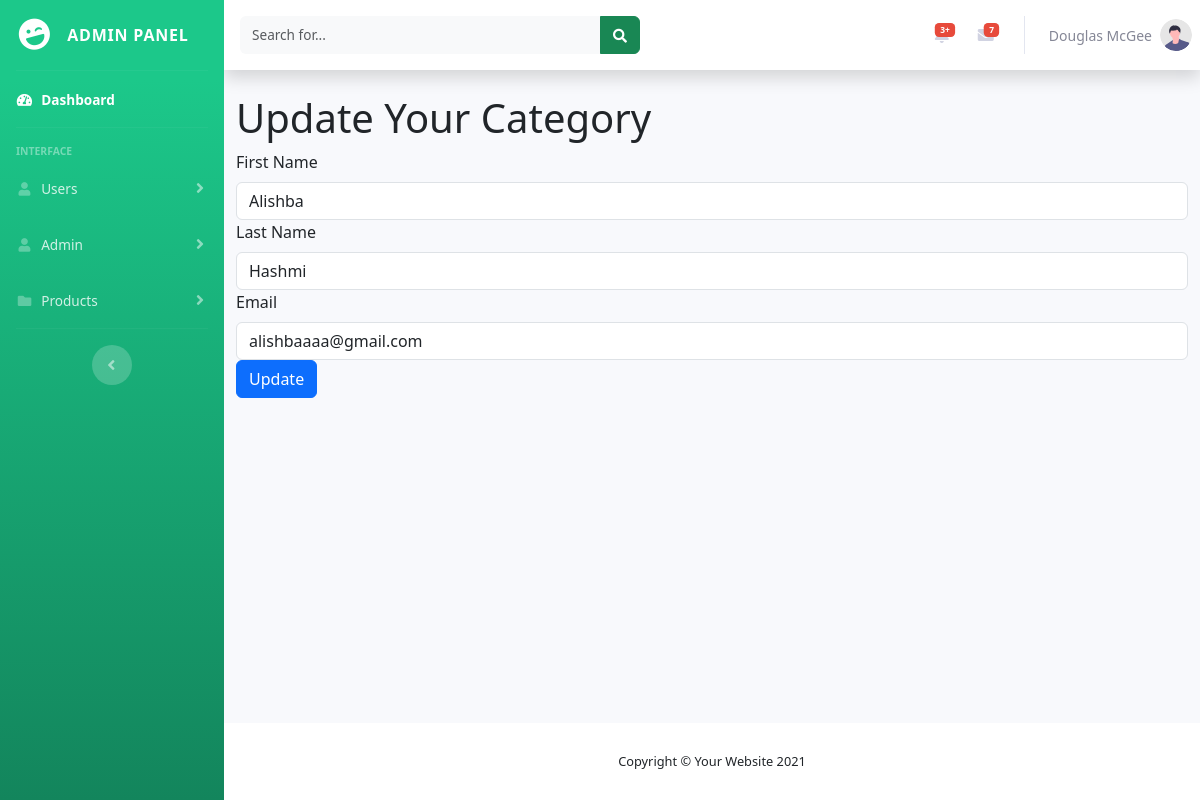
/userupdate.php?id=1, run on the app's committed database.
### tables this page shows
CREATE TABLE `user` (
  `id` int(11) NOT NULL,
  `fname` varchar(255) NOT NULL,
  `lname` varchar(255) NOT NULL,
  `email` varchar(255) NOT NULL,
  `pass` varchar(255) NOT NULL,
  `rpass` varchar(255) NOT NULL,
  `status` tinyint(4) NOT NULL DEFAULT 1
);

### userupdate.php (the view, shortened to what this page needs)
<?php
include('admin/includes/header.php');
include('admin/includes/sidebar.php');
include('admin/includes/topbar.php');
include('admin/includes/config.php');
$user_id = $_GET['id'];
$query = "SELECT * from `user` where id = '$user_id'";
$result = mysqli_query($connection, $query);
if(mysqli_num_rows($result) > 0){
    while($row = mysqli_fetch_assoc($result)){
?>
<!DOCTYPE html>
<html lang="en">
<head>
    <link href="https://cdn.jsdelivr.net/npm/bootstrap@5.3.0/dist/css/bootstrap.min.css" rel="stylesheet">
</head>
<body>
<div class="container">
<h1> Update Your Category</h1>
<form action="userupdatedata.php" method="post" class="form-group">
    <label for="fname">First Name  </label>
    <input type="text" name="fname" class="form-control" value="<?php echo $row['fname'] ?>">
    <label for="lname">Last Name  </label>
    <input type="text" name="lname" class="form-control" value="<?php echo $row['lname'] ?>">
    <label for="email"> Email  </label>
    <input type="text" name="email" class="form-control" value="<?php echo $row['email'] ?>">
    <input type="submit" name="submit" value="Update" class="btn btn-primary">
</form>
</div>
<?php
}
}
?>
</body>
<?php
include('admin/includes/footer.php');
?>

### css/userprofile.css (style rules this page uses)
body { margin-top:20px; color: #1a202c; text-align: left; background-color: #e2e8f0; }

### data on the page
user: fname "Alishba", lname "Hashmi", email "alishbaaaa@gmail.com"
